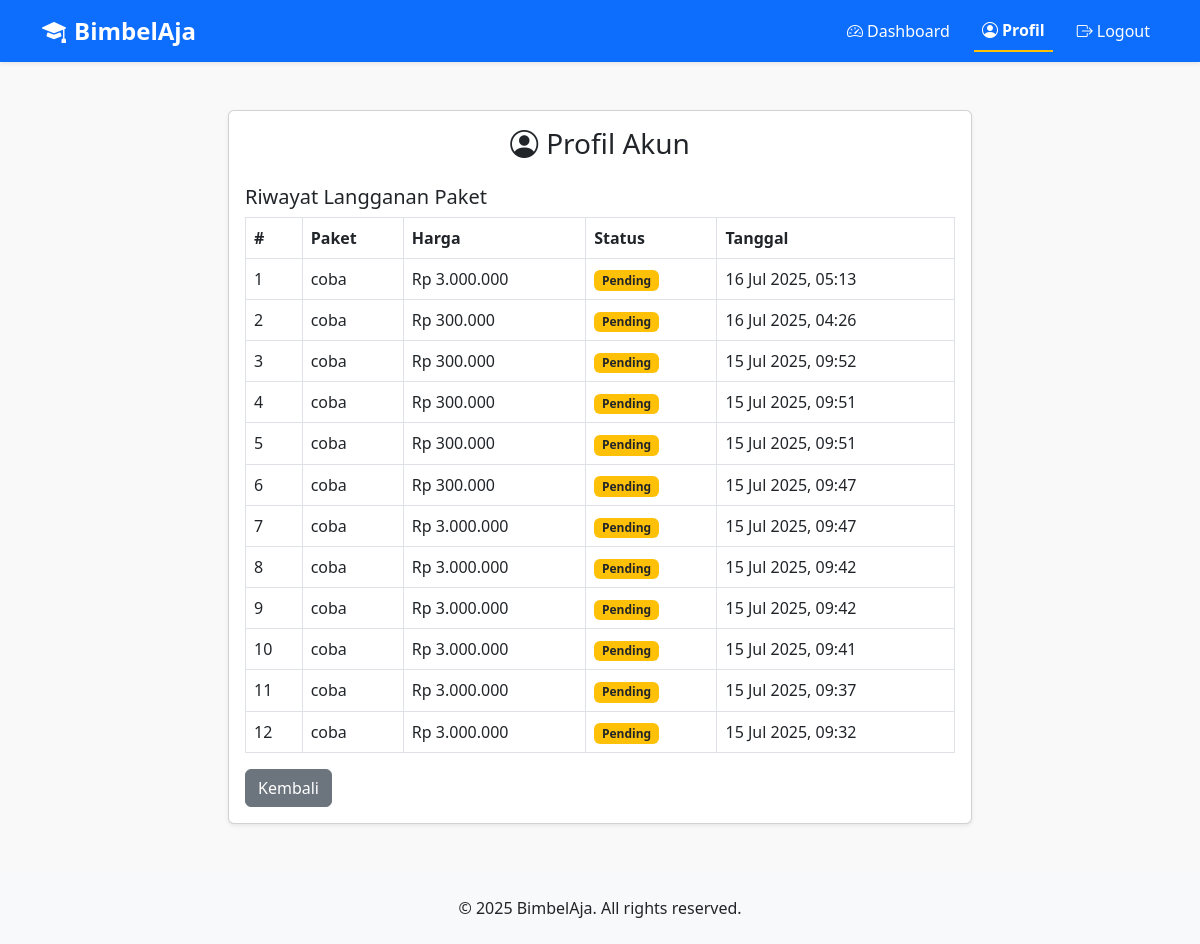
Screenshot of /siswa/profil.php?mode=langganan (signed in) with the database file from the repository.
### tables this page shows
CREATE TABLE `pembayaran` (
  `id` int(11) NOT NULL,
  `user_id` int(11) DEFAULT NULL,
  `paket` varchar(50) DEFAULT NULL,
  `harga` int(11) DEFAULT NULL,
  `status` enum('pending','lunas','ditolak') DEFAULT 'pending',
  `tanggal` datetime DEFAULT current_timestamp()
);

### siswa/profil.php (the view, shortened to what this page needs)
<?php
include '../includes/header.php';
$user = $_SESSION['user'];
$mode = $_GET['mode'] ?? 'lihat';
?>
<div class="container mt-5">
  <div class="col-md-8 mx-auto">
    <div class="card shadow-sm">
      <div class="card-body">
        <h3 class="mb-4 text-center"><i class="bi bi-person-circle me-2"></i>Profil Akun</h3>
        <?php if ($mode === 'lihat'): ?>
          <table class="table table-bordered">
            <tr><th>Nama</th><td><?= htmlspecialchars($user['nama']) ?></td></tr>
            <tr><th>Username</th><td><?= htmlspecialchars($user['username']) ?></td></tr>
            <tr><th>Role</th><td><?= ucfirst($user['role']) ?></td></tr>
            <?php if ($user['role'] === 'siswa'): ?>
              <tr><th>Jenjang</th><td><?= htmlspecialchars($user['jenjang']) ?></td></tr>
              <tr><th>Kelas</th><td><?= htmlspecialchars($user['kelas']) ?></td></tr>
            <?php else: ?>
              <tr><th>Keahlian</th><td><?= htmlspecialchars($user['keahlian']) ?></td></tr>
            <?php endif; ?>
          </table>
          <div class="d-flex flex-wrap gap-2 justify-content-center mt-4">
            <a href="?mode=edit" class="btn btn-warning"><i class="bi bi-pencil-square"></i> Edit Profil</a>
            <a href="?mode=password" class="btn btn-info"><i class="bi bi-key"></i> Ganti Password</a>
            <?php if ($user['role'] === 'siswa'): ?>
              <a href="?mode=langganan" class="btn btn-outline-primary"><i class="bi bi-receipt"></i> Riwayat Langganan</a>
            <?php endif; ?>
            <a href="?mode=hapus" class="btn btn-danger" onclick="return confirm('Yakin ingin menghapus akun ini?')">
              <i class="bi bi-trash"></i> Hapus Akun
            </a>
            <a href="dashboard.php" class="btn btn-secondary"><i class="bi bi-arrow-left-circle"></i> Kembali</a>
          </div>
        <?php elseif ($mode === 'langganan'):
          $result = $conn->query("SELECT * FROM pembayaran WHERE user_id = {$user['id']} ORDER BY tanggal DESC");
        ?>
          <h5>Riwayat Langganan Paket</h5>
          <?php if ($result->num_rows > 0): ?>
            <table class="table table-bordered">
              <thead>
                <tr><th>#</th><th>Paket</th><th>Harga</th><th>Status</th><th>Tanggal</th></tr>
              </thead>
              <tbody>
                <?php $i=1; while ($r = $result->fetch_assoc()): ?>
                  <tr>
                    <td><?= $i++ ?></td>
                    <td><?= htmlspecialchars($r['paket']) ?></td>
                    <td>Rp <?= number_format($r['harga'], 0, ',', '.') ?></td>
                    <td><span class="badge bg-<?= $r['status'] === 'lunas' ? 'success' : ($r['status'] === 'pending' ? 'warning text-dark' : 'danger') ?>">
                      <?= ucfirst($r['status']) ?></span></td>
                    <td><?= date('d M Y, H:i', strtotime($r['tanggal'])) ?></td>
                  </tr>
                <?php endwhile; ?>
              </tbody>
            </table>
          <?php else: ?>
            <div class="alert alert-info">Belum ada data langganan.</div>
          <?php endif; ?>
          <a href="profil.php" class="btn btn-secondary">Kembali</a>
        <?php endif; ?>
      </div>
    </div>
  </div>
</div>
<?php include '../includes/footer.php'; ?>

### includes/header.php (style rules this page uses)
body { font-family: 'Segoe UI', sans-serif; background-color: #f9f9f9; }

### rows the page displays
pembayaran: paket "coba", harga "3.000.000", status "Pending", tanggal "16 Jul 2025, 05:13"
pembayaran: paket "coba", harga "300.000", status "Pending", tanggal "16 Jul 2025, 04:26"
pembayaran: paket "coba", harga "300.000", status "Pending", tanggal "15 Jul 2025, 09:52"
pembayaran: paket "coba", harga "300.000", status "Pending", tanggal "15 Jul 2025, 09:51"
pembayaran: paket "coba", harga "300.000", status "Pending", tanggal "15 Jul 2025, 09:51"
pembayaran: paket "coba", harga "300.000", status "Pending", tanggal "15 Jul 2025, 09:47"
pembayaran: paket "coba", harga "3.000.000", status "Pending", tanggal "15 Jul 2025, 09:47"
pembayaran: paket "coba", harga "3.000.000", status "Pending", tanggal "15 Jul 2025, 09:42"
pembayaran: paket "coba", harga "3.000.000", status "Pending", tanggal "15 Jul 2025, 09:42"
pembayaran: paket "coba", harga "3.000.000", status "Pending", tanggal "15 Jul 2025, 09:41"
pembayaran: paket "coba", harga "3.000.000", status "Pending", tanggal "15 Jul 2025, 09:37"
pembayaran: paket "coba", harga "3.000.000", status "Pending", tanggal "15 Jul 2025, 09:32"
